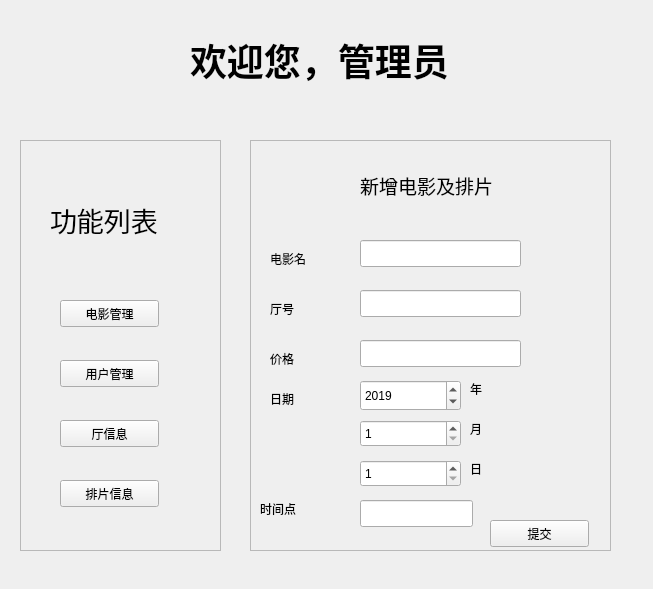
<?xml version="1.0" encoding="UTF-8"?>
<ui version="4.0">
 <class>Form</class>
 <widget class="QWidget" name="Form">
  <property name="geometry">
   <rect>
    <x>0</x>
    <y>0</y>
    <width>653</width>
    <height>589</height>
   </rect>
  </property>
  <property name="windowTitle">
   <string>Form</string>
  </property>
  <widget class="QLabel" name="manwel">
   <property name="geometry">
    <rect>
     <x>190</x>
     <y>0</y>
     <width>291</width>
     <height>121</height>
    </rect>
   </property>
   <property name="text">
    <string>&lt;html&gt;&lt;head/&gt;&lt;body&gt;&lt;p&gt;&lt;span style=&quot; font-size:28pt; font-weight:600;&quot;&gt;欢迎您，管理员&lt;/span&gt;&lt;/p&gt;&lt;/body&gt;&lt;/html&gt;</string>
   </property>
  </widget>
  <widget class="QFrame" name="newmvFrame">
   <property name="geometry">
    <rect>
     <x>250</x>
     <y>140</y>
     <width>361</width>
     <height>411</height>
    </rect>
   </property>
   <property name="frameShape">
    <enum>QFrame::StyledPanel</enum>
   </property>
   <property name="frameShadow">
    <enum>QFrame::Raised</enum>
   </property>
   <property name="midLineWidth">
    <number>1</number>
   </property>
   <widget class="QLabel" name="newMovie">
    <property name="geometry">
     <rect>
      <x>110</x>
      <y>30</y>
      <width>171</width>
      <height>31</height>
     </rect>
    </property>
    <property name="text">
     <string>&lt;html&gt;&lt;head/&gt;&lt;body&gt;&lt;p&gt;&lt;span style=&quot; font-size:14pt;&quot;&gt;新增电影及排片&lt;/span&gt;&lt;/p&gt;&lt;/body&gt;&lt;/html&gt;</string>
    </property>
   </widget>
   <widget class="QLabel" name="mvname">
    <property name="geometry">
     <rect>
      <x>20</x>
      <y>110</y>
      <width>67</width>
      <height>17</height>
     </rect>
    </property>
    <property name="text">
     <string>电影名</string>
    </property>
   </widget>
   <widget class="QLabel" name="mvhall">
    <property name="geometry">
     <rect>
      <x>20</x>
      <y>160</y>
      <width>67</width>
      <height>17</height>
     </rect>
    </property>
    <property name="text">
     <string>厅号</string>
    </property>
   </widget>
   <widget class="QLabel" name="mvprice">
    <property name="geometry">
     <rect>
      <x>20</x>
      <y>210</y>
      <width>67</width>
      <height>17</height>
     </rect>
    </property>
    <property name="text">
     <string>价格</string>
    </property>
   </widget>
   <widget class="QLabel" name="mvdate">
    <property name="geometry">
     <rect>
      <x>20</x>
      <y>250</y>
      <width>67</width>
      <height>17</height>
     </rect>
    </property>
    <property name="text">
     <string>日期</string>
    </property>
   </widget>
   <widget class="QLineEdit" name="mvnameLine">
    <property name="geometry">
     <rect>
      <x>110</x>
      <y>100</y>
      <width>161</width>
      <height>27</height>
     </rect>
    </property>
   </widget>
   <widget class="QLineEdit" name="mvhallLine">
    <property name="geometry">
     <rect>
      <x>110</x>
      <y>150</y>
      <width>161</width>
      <height>27</height>
     </rect>
    </property>
   </widget>
   <widget class="QLineEdit" name="mvpriceLine">
    <property name="geometry">
     <rect>
      <x>110</x>
      <y>200</y>
      <width>161</width>
      <height>27</height>
     </rect>
    </property>
   </widget>
   <widget class="QSpinBox" name="yearSpin">
    <property name="geometry">
     <rect>
      <x>110</x>
      <y>240</y>
      <width>101</width>
      <height>31</height>
     </rect>
    </property>
    <property name="maximum">
     <number>2030</number>
    </property>
    <property name="value">
     <number>2019</number>
    </property>
    <property name="displayIntegerBase">
     <number>10</number>
    </property>
   </widget>
   <widget class="QSpinBox" name="monSpin">
    <property name="geometry">
     <rect>
      <x>110</x>
      <y>280</y>
      <width>101</width>
      <height>27</height>
     </rect>
    </property>
    <property name="minimum">
     <number>1</number>
    </property>
    <property name="maximum">
     <number>12</number>
    </property>
    <property name="value">
     <number>1</number>
    </property>
   </widget>
   <widget class="QSpinBox" name="daySpin">
    <property name="geometry">
     <rect>
      <x>110</x>
      <y>320</y>
      <width>101</width>
      <height>27</height>
     </rect>
    </property>
    <property name="minimum">
     <number>1</number>
    </property>
    <property name="maximum">
     <number>31</number>
    </property>
   </widget>
   <widget class="QLabel" name="label_6">
    <property name="geometry">
     <rect>
      <x>220</x>
      <y>240</y>
      <width>67</width>
      <height>17</height>
     </rect>
    </property>
    <property name="text">
     <string>年</string>
    </property>
   </widget>
   <widget class="QLabel" name="label_7">
    <property name="geometry">
     <rect>
      <x>220</x>
      <y>280</y>
      <width>67</width>
      <height>17</height>
     </rect>
    </property>
    <property name="text">
     <string>月</string>
    </property>
   </widget>
   <widget class="QLabel" name="label_8">
    <property name="geometry">
     <rect>
      <x>220</x>
      <y>320</y>
      <width>67</width>
      <height>17</height>
     </rect>
    </property>
    <property name="text">
     <string>日</string>
    </property>
   </widget>
   <widget class="QPushButton" name="commit">
    <property name="geometry">
     <rect>
      <x>240</x>
      <y>380</y>
      <width>99</width>
      <height>27</height>
     </rect>
    </property>
    <property name="text">
     <string>提交</string>
    </property>
   </widget>
   <widget class="QLineEdit" name="timeLine">
    <property name="geometry">
     <rect>
      <x>110</x>
      <y>360</y>
      <width>113</width>
      <height>27</height>
     </rect>
    </property>
   </widget>
   <widget class="QLabel" name="timelabel">
    <property name="geometry">
     <rect>
      <x>10</x>
      <y>360</y>
      <width>67</width>
      <height>17</height>
     </rect>
    </property>
    <property name="text">
     <string>时间点</string>
    </property>
   </widget>
  </widget>
  <widget class="QFrame" name="frame">
   <property name="geometry">
    <rect>
     <x>20</x>
     <y>140</y>
     <width>201</width>
     <height>411</height>
    </rect>
   </property>
   <property name="frameShape">
    <enum>QFrame::StyledPanel</enum>
   </property>
   <property name="frameShadow">
    <enum>QFrame::Raised</enum>
   </property>
   <widget class="QPushButton" name="pushButton">
    <property name="geometry">
     <rect>
      <x>40</x>
      <y>160</y>
      <width>99</width>
      <height>27</height>
     </rect>
    </property>
    <property name="text">
     <string>电影管理</string>
    </property>
   </widget>
   <widget class="QPushButton" name="pushButton_2">
    <property name="geometry">
     <rect>
      <x>40</x>
      <y>220</y>
      <width>99</width>
      <height>27</height>
     </rect>
    </property>
    <property name="text">
     <string>用户管理</string>
    </property>
   </widget>
   <widget class="QPushButton" name="pushButton_3">
    <property name="geometry">
     <rect>
      <x>40</x>
      <y>280</y>
      <width>99</width>
      <height>27</height>
     </rect>
    </property>
    <property name="text">
     <string>厅信息</string>
    </property>
   </widget>
   <widget class="QPushButton" name="pushButton_4">
    <property name="geometry">
     <rect>
      <x>40</x>
      <y>340</y>
      <width>99</width>
      <height>27</height>
     </rect>
    </property>
    <property name="text">
     <string>排片信息</string>
    </property>
   </widget>
   <widget class="QLabel" name="label">
    <property name="geometry">
     <rect>
      <x>30</x>
      <y>50</y>
      <width>131</width>
      <height>61</height>
     </rect>
    </property>
    <property name="text">
     <string>&lt;html&gt;&lt;head/&gt;&lt;body&gt;&lt;p&gt;&lt;span style=&quot; font-size:20pt;&quot;&gt;功能列表&lt;/span&gt;&lt;/p&gt;&lt;/body&gt;&lt;/html&gt;</string>
    </property>
   </widget>
  </widget>
 </widget>
 <resources/>
 <connections/>
</ui>
